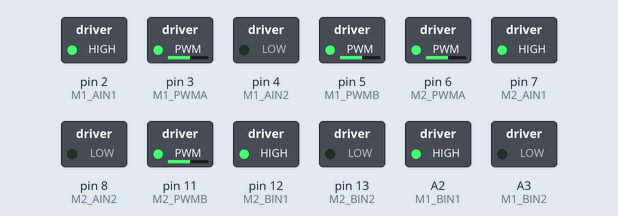
This sketch was run on a simulated Arduino Uno, built with avr-gcc and run on an emulated ATmega328P. On the bench: switched loads named in the sketch (green lamp = pin HIGH). At 3.0 s the program stops and its outputs stay as they are.

Above: at 0.1 s.
At 3.1 s:
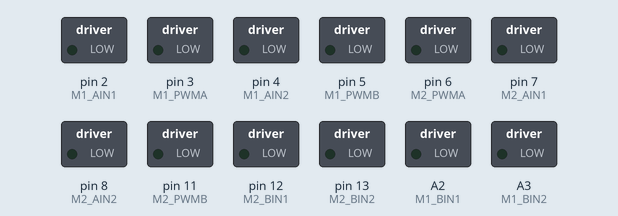
Timing chart, 0 to 4.5 s (numbered marks = the images above):
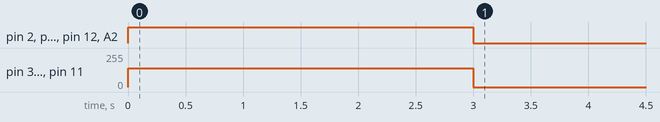

Measured:
- by itself, pin 2 (M1_AIN1), pin 7 (M2_AIN1), pin 12 (M2_BIN1), A2 (M1_BIN1): HIGH → LOW at 3.0 s
- by itself, pin 3 (M1_PWMA), pin 5 (M1_PWMB), pin 6 (M2_PWMA), pin 11 (M2_PWMB): 0/255 → 140/255 at 0.00 s, → 0/255 3.0 s later

The sketch:

motor_all_forward.ino
```cpp
/*
  Batman — Motor sanity test
  Spins all four motors forward at a moderate PWM.
  Verify wheels are lifted and direction is correct.
*/

// HW-166 #1
const int M1_PWMA = 3;
const int M1_AIN1 = 2;
const int M1_AIN2 = 4;
const int M1_PWMB = 5;
const int M1_BIN1 = A2;
const int M1_BIN2 = A3;

// HW-166 #2
const int M2_PWMA = 6;
const int M2_AIN1 = 7;
const int M2_AIN2 = 8;
const int M2_PWMB = 11;
const int M2_BIN1 = 12;
const int M2_BIN2 = 13;

void setup() {
  pinMode(M1_AIN1, OUTPUT); pinMode(M1_AIN2, OUTPUT);
  pinMode(M1_BIN1, OUTPUT); pinMode(M1_BIN2, OUTPUT);
  pinMode(M2_AIN1, OUTPUT); pinMode(M2_AIN2, OUTPUT);
  pinMode(M2_BIN1, OUTPUT); pinMode(M2_BIN2, OUTPUT);

  // Forward direction: IN1=HIGH, IN2=LOW
  digitalWrite(M1_AIN1, HIGH); digitalWrite(M1_AIN2, LOW);
  digitalWrite(M1_BIN1, HIGH); digitalWrite(M1_BIN2, LOW);
  digitalWrite(M2_AIN1, HIGH); digitalWrite(M2_AIN2, LOW);
  digitalWrite(M2_BIN1, HIGH); digitalWrite(M2_BIN2, LOW);
}

void loop() {
  analogWrite(M1_PWMA, 140);
  analogWrite(M1_PWMB, 140);
  analogWrite(M2_PWMA, 140);
  analogWrite(M2_PWMB, 140);
  delay(3000);

  // stop
  digitalWrite(M1_AIN1, LOW); digitalWrite(M1_AIN2, LOW);
  digitalWrite(M1_BIN1, LOW); digitalWrite(M1_BIN2, LOW);
  digitalWrite(M2_AIN1, LOW); digitalWrite(M2_AIN2, LOW);
  digitalWrite(M2_BIN1, LOW); digitalWrite(M2_BIN2, LOW);
  analogWrite(M1_PWMA, 0); analogWrite(M1_PWMB, 0);
  analogWrite(M2_PWMA, 0); analogWrite(M2_PWMB, 0);
  while (true) { /* halt */ }
}
```
